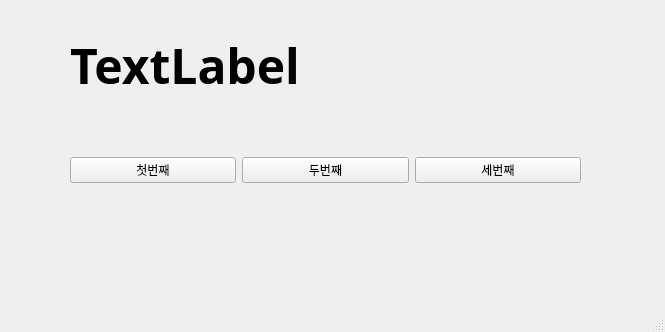
<?xml version="1.0" encoding="UTF-8"?>
<ui version="4.0">
 <class>MainWindow</class>
 <widget class="QMainWindow" name="MainWindow">
  <property name="geometry">
   <rect>
    <x>0</x>
    <y>0</y>
    <width>665</width>
    <height>332</height>
   </rect>
  </property>
  <property name="windowTitle">
   <string>MainWindow</string>
  </property>
  <widget class="QWidget" name="centralwidget">
   <widget class="QWidget" name="horizontalLayoutWidget">
    <property name="geometry">
     <rect>
      <x>70</x>
      <y>120</y>
      <width>511</width>
      <height>101</height>
     </rect>
    </property>
    <layout class="QHBoxLayout" name="horizontalLayout">
     <item>
      <widget class="QPushButton" name="pushButton">
       <property name="text">
        <string>첫번째</string>
       </property>
      </widget>
     </item>
     <item>
      <widget class="QPushButton" name="pushButton_2">
       <property name="text">
        <string>두번째</string>
       </property>
      </widget>
     </item>
     <item>
      <widget class="QPushButton" name="pushButton_3">
       <property name="text">
        <string>세번째</string>
       </property>
      </widget>
     </item>
    </layout>
   </widget>
   <widget class="QLabel" name="label">
    <property name="geometry">
     <rect>
      <x>70</x>
      <y>40</y>
      <width>511</width>
      <height>51</height>
     </rect>
    </property>
    <property name="font">
     <font>
      <family>맑은 고딕</family>
      <pointsize>36</pointsize>
      <weight>75</weight>
      <bold>true</bold>
     </font>
    </property>
    <property name="text">
     <string>TextLabel</string>
    </property>
   </widget>
  </widget>
  <widget class="QMenuBar" name="menubar">
   <property name="geometry">
    <rect>
     <x>0</x>
     <y>0</y>
     <width>665</width>
     <height>21</height>
    </rect>
   </property>
  </widget>
  <widget class="QStatusBar" name="statusbar"/>
 </widget>
 <resources/>
 <connections>
  <connection>
   <sender>pushButton</sender>
   <signal>clicked()</signal>
   <receiver>MainWindow</receiver>
   <slot>firstClick()</slot>
   <hints>
    <hint type="sourcelabel">
     <x>155</x>
     <y>188</y>
    </hint>
    <hint type="destinationlabel">
     <x>168</x>
     <y>238</y>
    </hint>
   </hints>
  </connection>
  <connection>
   <sender>pushButton_2</sender>
   <signal>clicked()</signal>
   <receiver>MainWindow</receiver>
   <slot>secondClick()</slot>
   <hints>
    <hint type="sourcelabel">
     <x>320</x>
     <y>189</y>
    </hint>
    <hint type="destinationlabel">
     <x>352</x>
     <y>237</y>
    </hint>
   </hints>
  </connection>
  <connection>
   <sender>pushButton_3</sender>
   <signal>clicked()</signal>
   <receiver>MainWindow</receiver>
   <slot>thirdClick()</slot>
   <hints>
    <hint type="sourcelabel">
     <x>510</x>
     <y>189</y>
    </hint>
    <hint type="destinationlabel">
     <x>529</x>
     <y>236</y>
    </hint>
   </hints>
  </connection>
 </connections>
 <slots>
  <slot>firstClick()</slot>
  <slot>secondClick()</slot>
  <slot>thirdClick()</slot>
 </slots>
</ui>
